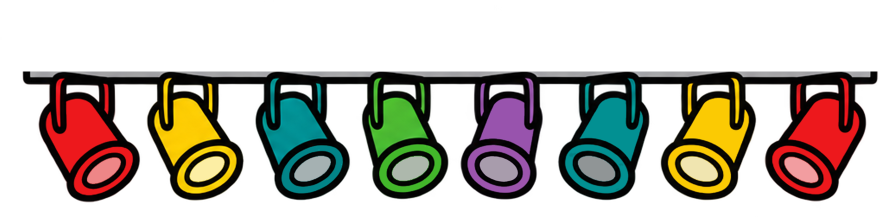
#> input picture memory/psd/lights-copy.png, 1760 x 434 px (shown at 1/2 size)
$ python export.py
#> lines starting #> are read from the running program, lines starting #| are printed output that depends on the picture
from PIL import Image
import numpy as np, json
S = 0.75
out = '/app/frontend/public/assets/shred/'
L = Image.open('lights-copy.png'); a = np.array(L)
#> further down, L is the input picture: PIL image 1760x434 RGBA; mean R, G, B, A 180.7, 175.5, 166.8, 95.9
segs = [(79, 277), (296, 485), (513, 697), (725, 895), (924, 1084), (1119, 1297), (1324, 1510), (1532, 1731)]
cuts = [0] + [(segs[i][1] + segs[i + 1][0]) // 2 for i in range(7)] + [L.size[0]]
lamps = []
for i in range(8):
    x0, x1 = cuts[i], cuts[i + 1]
    sub = a[:, x0:x1]
    ys, xs = np.where(sub[:, :, 3] > 20); y0, y1 = int(ys.min()), int(ys.max() + 1); xa, xb = int(xs.min() + x0), int(xs.max() + 1 + x0)
    crop = L.crop((xa, y0, xb, y1))
    c = np.array(crop).astype(int)
    sat = c[:, :, :3].max(axis=2) - c[:, :, :3].min(axis=2); sm = (c[:, :, 3] > 200) & (sat > 100)
    col = [int(v) for v in c[sm][:, :3].mean(axis=0)]
    crop.resize((int(crop.size[0] * S), int(crop.size[1] * S)), Image.LANCZOS).save(out + f'lamp-{i}.webp', quality=88)
    lamps.append(dict(x=313 + xa, y=-151 + y0, w=xb - xa, h=y1 - y0, color=col))
#> this loop made 8 passes
#> (y1, xa, xb, col) on passes 1 to 8: (405, 44, 286, [231, 36, 40]), (402, 286, 499, [240, 197, 5]), (401, 499, 711, [1, 139, 143]), (399, 711, 909, [71, 183, 46]), (400, 909, 1101, [168, 90, 195]), (401, 1101, 1310, [2, 142, 144]), (401, 1310, 1521, [240, 193, 3]), (403, 1521, 1756, [229, 23, 27])
#> pass 1, `sub = a[:, x0:x1]`:
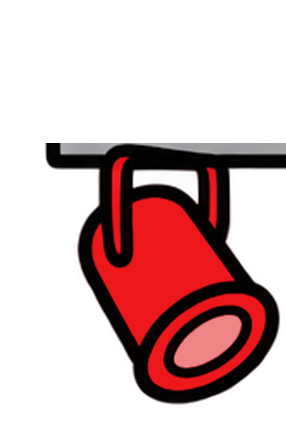
#> sub: shape (434, 286, 4); mean R, G, B, A 205.5, 176.2, 176.6, 78.4; transparent parts drawn white
#> pass 1, `crop = L.crop((xa, y0, xb, y1))`:
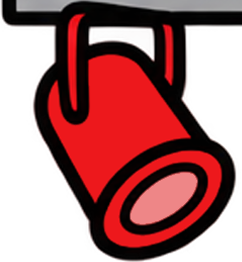
#> crop: PIL image 242x262 RGBA; mean R, G, B, A 158.5, 101.4, 102.2, 153.5; transparent parts drawn white
#> pass 1, `sat = c[:, :, :3].max(axis=2) - c[:, :, :3].min(axis=2)`:
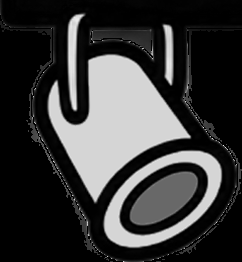
#> sat: shape (262, 242) int64; min 0, max 238, mean 57.6
#> after the loop:
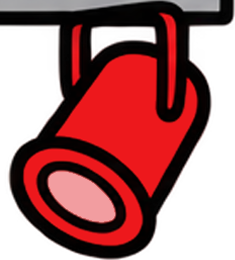
#> crop: PIL image 235x260 RGBA; mean R, G, B, A 156, 98, 98.9, 157.5; transparent parts drawn white
#> after the loop, lamps = 8 items
print(json.dumps(lamps))
#> (printed output is left out)
names = {'background': 'background', 'dark-back-curtains': 'back-curtains', 'top-curtain': 'top-curtain', 'stage': 'riser', 'marshal': 'marshall', 'wedge-monitor-right': 'wedge-right', 'wedge-monitor-left': 'wedge-left', 'amps': 'amps', 'left-bottom-sound': 'cone-lb', 'right-bottom-sound': 'cone-rb', 'right-top-sound-copy': 'cone-rt', 'right-top-sound-copy-2': 'cone-lt', 'rectangle-1': 'light-bar', 'left-curtain': 'curtain-left', 'right-curtain': 'curtain-right'}
for k, v in names.items():
#> (the run stopped early here; a loop or call above may not have finished)

$ run again, with memory/psd/dark-back-curtains.png copied over memory/psd/lights-copy.png
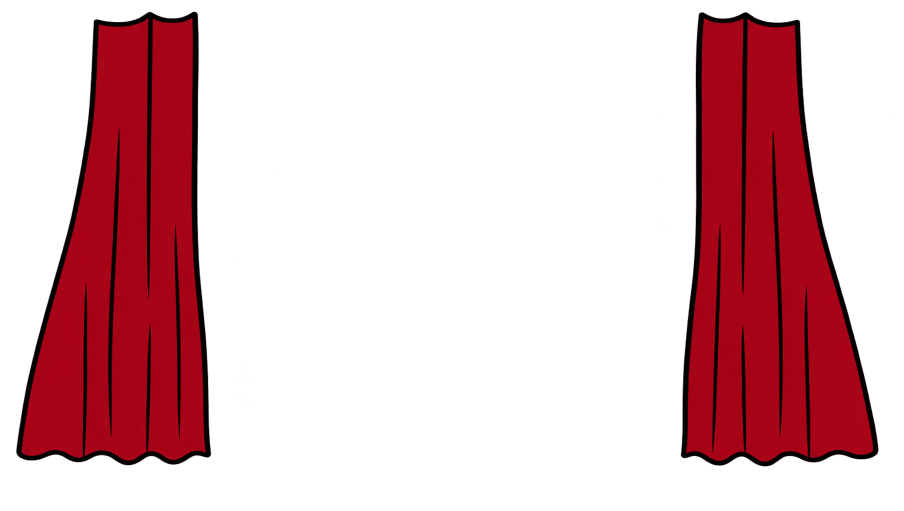
#> input picture memory/psd/dark-back-curtains.png, 2710 x 1533 px (shown at 1/3 size)
#> L is the input picture: PIL image 2710x1533 RGBA; mean R, G, B, A 223, 185.2, 189.7, 68.4

$ run again, with memory/psd/left-curtain.png copied over memory/psd/lights-copy.png
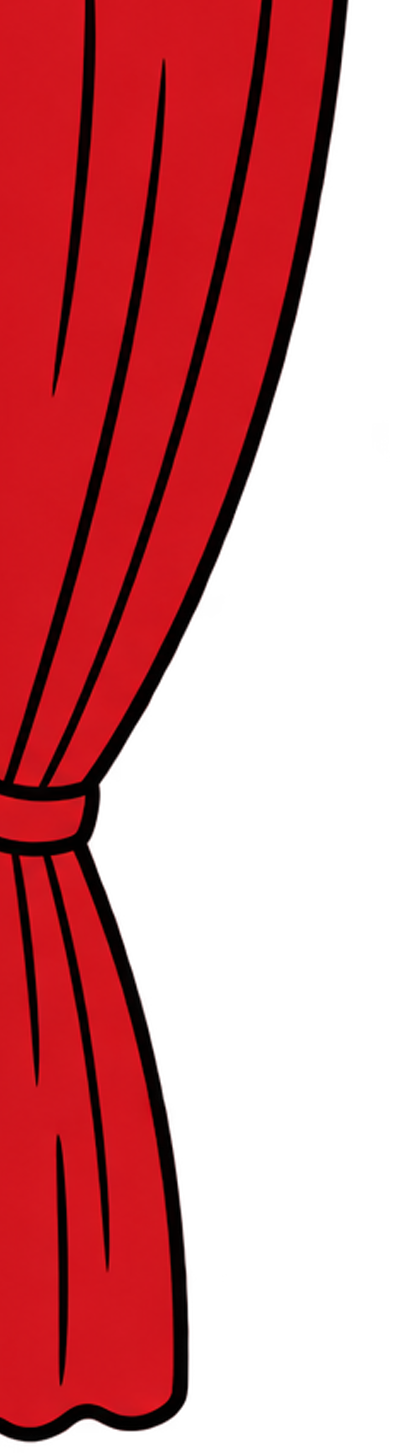
#> input picture memory/psd/left-curtain.png, 405 x 1456 px
#> L is the input picture: PIL image 405x1456 RGBA; mean R, G, B, A 210.8, 129.9, 133.6, 129.6

$ run again, with memory/psd/marshal.png copied over memory/psd/lights-copy.png
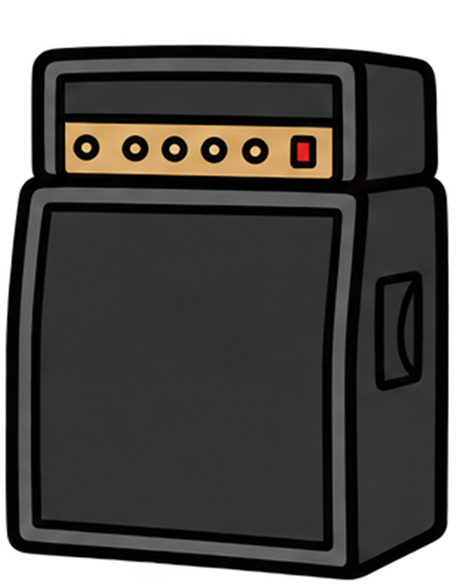
#> input picture memory/psd/marshal.png, 456 x 585 px
#> L is the input picture: PIL image 456x585 RGBA; mean R, G, B, A 79.7, 77.4, 74.5, 210.2
